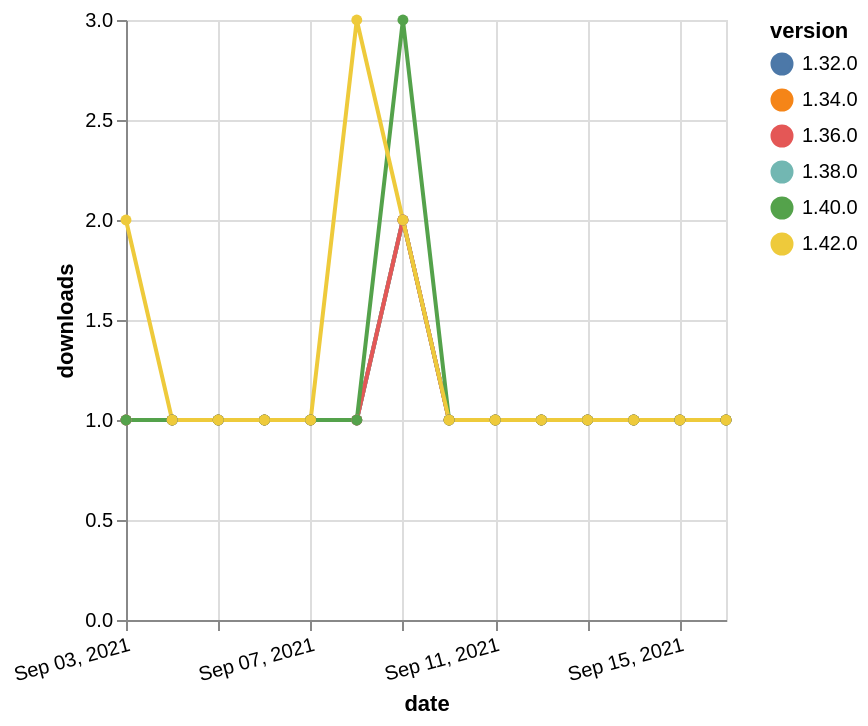

Express this chart as Vega-Lite.
### Vega-Lite specification from a JSON file in a GitHub repository (floating-point values rounded to 4 significant figures)
{"$schema": "https://vega.github.io/schema/vega-lite/v5.json", "description": "A simple bar chart with embedded data.", "data": {"values": [{"date": "2021-09-03", "total": 188, "delta": 1, "version": "1.34.0"}, {"date": "2021-09-04", "total": 189, "delta": 1, "version": "1.34.0"}, {"date": "2021-09-05", "total": 190, "delta": 1, "version": "1.34.0"}, {"date": "2021-09-06", "total": 191, "delta": 1, "version": "1.34.0"}, {"date": "2021-09-07", "total": 192, "delta": 1, "version": "1.34.0"}, {"date": "2021-09-08", "total": 193, "delta": 1, "version": "1.34.0"}, {"date": "2021-09-09", "total": 195, "delta": 2, "version": "1.34.0"}, {"date": "2021-09-10", "total": 196, "delta": 1, "version": "1.34.0"}, {"date": "2021-09-11", "total": 197, "delta": 1, "version": "1.34.0"}, {"date": "2021-09-12", "total": 198, "delta": 1, "version": "1.34.0"}, {"date": "2021-09-13", "total": 199, "delta": 1, "version": "1.34.0"}, {"date": "2021-09-14", "total": 200, "delta": 1, "version": "1.34.0"}, {"date": "2021-09-15", "total": 201, "delta": 1, "version": "1.34.0"}, {"date": "2021-09-16", "total": 202, "delta": 1, "version": "1.34.0"}, {"date": "2021-09-03", "total": 231, "delta": 1, "version": "1.32.0"}, {"date": "2021-09-04", "total": 232, "delta": 1, "version": "1.32.0"}, {"date": "2021-09-05", "total": 233, "delta": 1, "version": "1.32.0"}, {"date": "2021-09-06", "total": 234, "delta": 1, "version": "1.32.0"}, {"date": "2021-09-07", "total": 235, "delta": 1, "version": "1.32.0"}, {"date": "2021-09-08", "total": 236, "delta": 1, "version": "1.32.0"}, {"date": "2021-09-09", "total": 238, "delta": 2, "version": "1.32.0"}, {"date": "2021-09-10", "total": 239, "delta": 1, "version": "1.32.0"}, {"date": "2021-09-11", "total": 240, "delta": 1, "version": "1.32.0"}, {"date": "2021-09-12", "total": 241, "delta": 1, "version": "1.32.0"}, {"date": "2021-09-13", "total": 242, "delta": 1, "version": "1.32.0"}, {"date": "2021-09-14", "total": 243, "delta": 1, "version": "1.32.0"}, {"date": "2021-09-15", "total": 244, "delta": 1, "version": "1.32.0"}, {"date": "2021-09-16", "total": 245, "delta": 1, "version": "1.32.0"}, {"date": "2021-09-03", "total": 165, "delta": 1, "version": "1.38.0"}, {"date": "2021-09-04", "total": 166, "delta": 1, "version": "1.38.0"}, {"date": "2021-09-05", "total": 167, "delta": 1, "version": "1.38.0"}, {"date": "2021-09-06", "total": 168, "delta": 1, "version": "1.38.0"}, {"date": "2021-09-07", "total": 169, "delta": 1, "version": "1.38.0"}, {"date": "2021-09-08", "total": 170, "delta": 1, "version": "1.38.0"}, {"date": "2021-09-09", "total": 172, "delta": 2, "version": "1.38.0"}, {"date": "2021-09-10", "total": 173, "delta": 1, "version": "1.38.0"}, {"date": "2021-09-11", "total": 174, "delta": 1, "version": "1.38.0"}, {"date": "2021-09-12", "total": 175, "delta": 1, "version": "1.38.0"}, {"date": "2021-09-13", "total": 176, "delta": 1, "version": "1.38.0"}, {"date": "2021-09-14", "total": 177, "delta": 1, "version": "1.38.0"}, {"date": "2021-09-15", "total": 178, "delta": 1, "version": "1.38.0"}, {"date": "2021-09-16", "total": 179, "delta": 1, "version": "1.38.0"}, {"date": "2021-09-03", "total": 184, "delta": 1, "version": "1.36.0"}, {"date": "2021-09-04", "total": 185, "delta": 1, "version": "1.36.0"}, {"date": "2021-09-05", "total": 186, "delta": 1, "version": "1.36.0"}, {"date": "2021-09-06", "total": 187, "delta": 1, "version": "1.36.0"}, {"date": "2021-09-07", "total": 188, "delta": 1, "version": "1.36.0"}, {"date": "2021-09-08", "total": 189, "delta": 1, "version": "1.36.0"}, {"date": "2021-09-09", "total": 191, "delta": 2, "version": "1.36.0"}, {"date": "2021-09-10", "total": 192, "delta": 1, "version": "1.36.0"}, {"date": "2021-09-11", "total": 193, "delta": 1, "version": "1.36.0"}, {"date": "2021-09-12", "total": 194, "delta": 1, "version": "1.36.0"}, {"date": "2021-09-13", "total": 195, "delta": 1, "version": "1.36.0"}, {"date": "2021-09-14", "total": 196, "delta": 1, "version": "1.36.0"}, {"date": "2021-09-15", "total": 197, "delta": 1, "version": "1.36.0"}, {"date": "2021-09-16", "total": 198, "delta": 1, "version": "1.36.0"}, {"date": "2021-09-03", "total": 191, "delta": 1, "version": "1.40.0"}, {"date": "2021-09-04", "total": 192, "delta": 1, "version": "1.40.0"}, {"date": "2021-09-05", "total": 193, "delta": 1, "version": "1.40.0"}, {"date": "2021-09-06", "total": 194, "delta": 1, "version": "1.40.0"}, {"date": "2021-09-07", "total": 195, "delta": 1, "version": "1.40.0"}, {"date": "2021-09-08", "total": 196, "delta": 1, "version": "1.40.0"}, {"date": "2021-09-09", "total": 199, "delta": 3, "version": "1.40.0"}, {"date": "2021-09-10", "total": 200, "delta": 1, "version": "1.40.0"}, {"date": "2021-09-11", "total": 201, "delta": 1, "version": "1.40.0"}, {"date": "2021-09-12", "total": 202, "delta": 1, "version": "1.40.0"}, {"date": "2021-09-13", "total": 203, "delta": 1, "version": "1.40.0"}, {"date": "2021-09-14", "total": 204, "delta": 1, "version": "1.40.0"}, {"date": "2021-09-15", "total": 205, "delta": 1, "version": "1.40.0"}, {"date": "2021-09-16", "total": 206, "delta": 1, "version": "1.40.0"}, {"date": "2021-09-03", "total": 126, "delta": 2, "version": "1.42.0"}, {"date": "2021-09-04", "total": 127, "delta": 1, "version": "1.42.0"}, {"date": "2021-09-05", "total": 128, "delta": 1, "version": "1.42.0"}, {"date": "2021-09-06", "total": 129, "delta": 1, "version": "1.42.0"}, {"date": "2021-09-07", "total": 130, "delta": 1, "version": "1.42.0"}, {"date": "2021-09-08", "total": 133, "delta": 3, "version": "1.42.0"}, {"date": "2021-09-09", "total": 135, "delta": 2, "version": "1.42.0"}, {"date": "2021-09-10", "total": 136, "delta": 1, "version": "1.42.0"}, {"date": "2021-09-11", "total": 137, "delta": 1, "version": "1.42.0"}, {"date": "2021-09-12", "total": 138, "delta": 1, "version": "1.42.0"}, {"date": "2021-09-13", "total": 139, "delta": 1, "version": "1.42.0"}, {"date": "2021-09-14", "total": 140, "delta": 1, "version": "1.42.0"}, {"date": "2021-09-15", "total": 141, "delta": 1, "version": "1.42.0"}, {"date": "2021-09-16", "total": 142, "delta": 1, "version": "1.42.0"}]}, "width": "container", "mark": {"type": "line", "point": {"filled": true}}, "encoding": {"x": {"field": "date", "type": "temporal", "timeUnit": "yearmonthdate", "title": "date", "axis": {"labelAngle": -15}}, "y": {"field": "delta", "type": "quantitative", "title": "downloads"}, "color": {"field": "version", "type": "nominal"}, "tooltip": {"field": "delta"}}}
